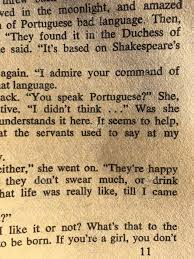
#> input picture images.png, 194 x 259 px
$ python 'Adaptive Thresholding.py'
#> lines starting #> are read from the running program, lines starting #| are printed output that depends on the picture; after the words box and inside, x2 and y2 are one past the last pixel; in counts of white or black regions, pixels touching at a corner belong together
# -*- coding: utf-8 -*-
"""
Created on Mon May 23 22:00:19 2022

@author: Abdelrahman Ragab
"""

import cv2
import numpy as np

# Reading the image from the present directory
image = cv2.imread("images.png", 0)
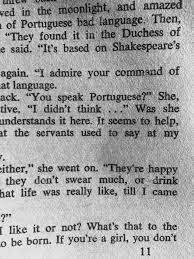
#> image: shape (259, 194); min 0, max 254, mean 160.1
# Resizing the image for compatibility
image = cv2.resize(image, (500, 600))
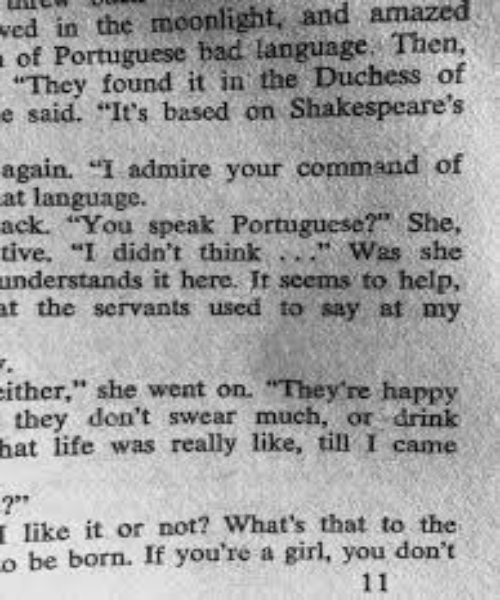
#> image: shape (600, 500); min 1, max 246, mean 160


# Ordinary thresholding the same image
_, THRESH_BINARY = cv2.threshold(image, 155, 255, cv2.THRESH_BINARY)
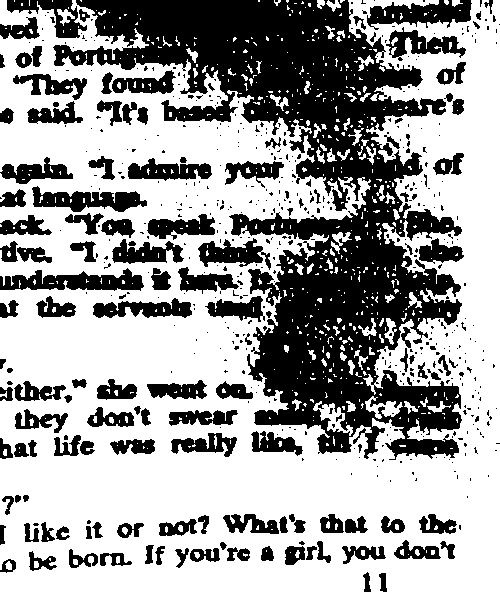
#> THRESH_BINARY: shape (600, 500); 63.4% white; 579 black regions (440 under 20 px), largest, box (x1, y1, x2, y2) and area: (53, 0, 462, 460) 65249, (0, 268, 144, 291) 1961, (367, 0, 472, 30) 1842


#  Adaptive Thresholding MEAN
ADAPTIVE_THRESH_GAUSSIAN = cv2.adaptiveThreshold(image, 255, cv2.ADAPTIVE_THRESH_GAUSSIAN_C,cv2.THRESH_BINARY, 199, 5)
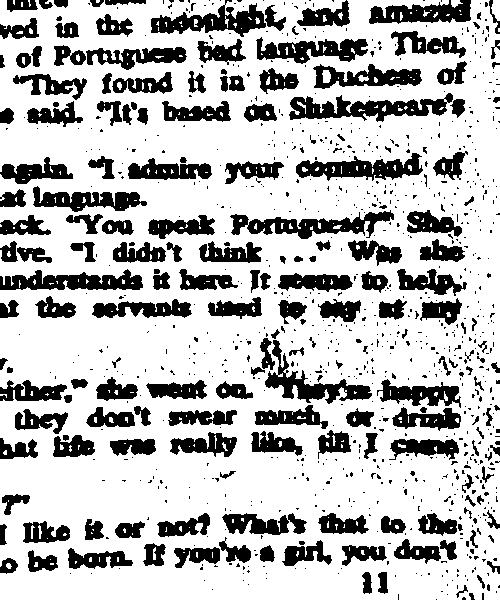
#> ADAPTIVE_THRESH_GAUSSIAN: shape (600, 500); 73.8% white; 978 black regions (785 under 20 px), largest, box (x1, y1, x2, y2) and area: (289, 93, 453, 122) 2259, (230, 210, 394, 239) 2023, (0, 269, 143, 290) 1866
#  Adaptive Thresholding MEAN
ADAPTIVE_THRESH_MEAN = cv2.adaptiveThreshold(image, 255, cv2.ADAPTIVE_THRESH_MEAN_C,cv2.THRESH_BINARY, 199, 5)
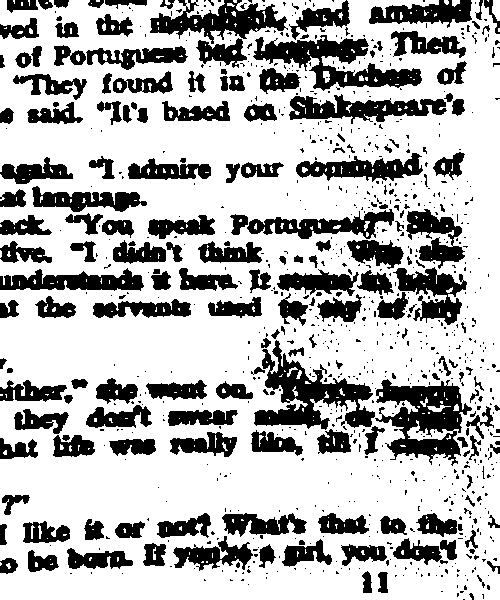
#> ADAPTIVE_THRESH_MEAN: shape (600, 500); 71% white; 883 black regions (697 under 20 px), largest, box (x1, y1, x2, y2) and area: (254, 340, 375, 430) 4260, (375, 379, 472, 466) 4206, (253, 35, 422, 91) 3765

# Showing all the three images
cv2.imshow("ordinary threshold", THRESH_BINARY)
cv2.imshow("ADAPTIVE THRESH GAUSSIAN", ADAPTIVE_THRESH_GAUSSIAN)
cv2.imshow("ADAPTIVE THRESH MEAN", ADAPTIVE_THRESH_MEAN)
cv2.waitKey(0)
